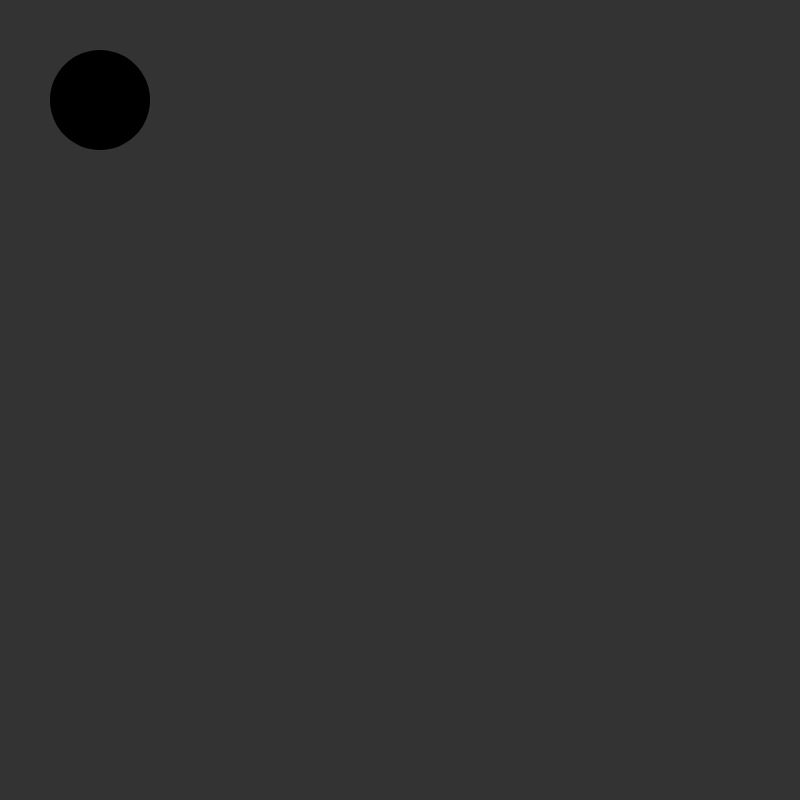
Frame 1 (no input)
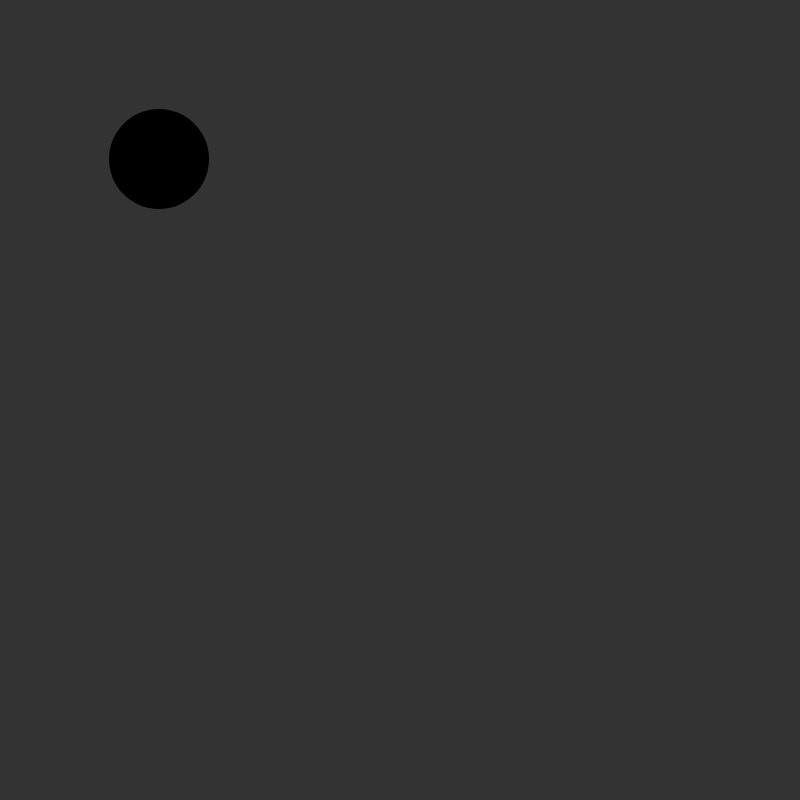
Frame 60 (no input)
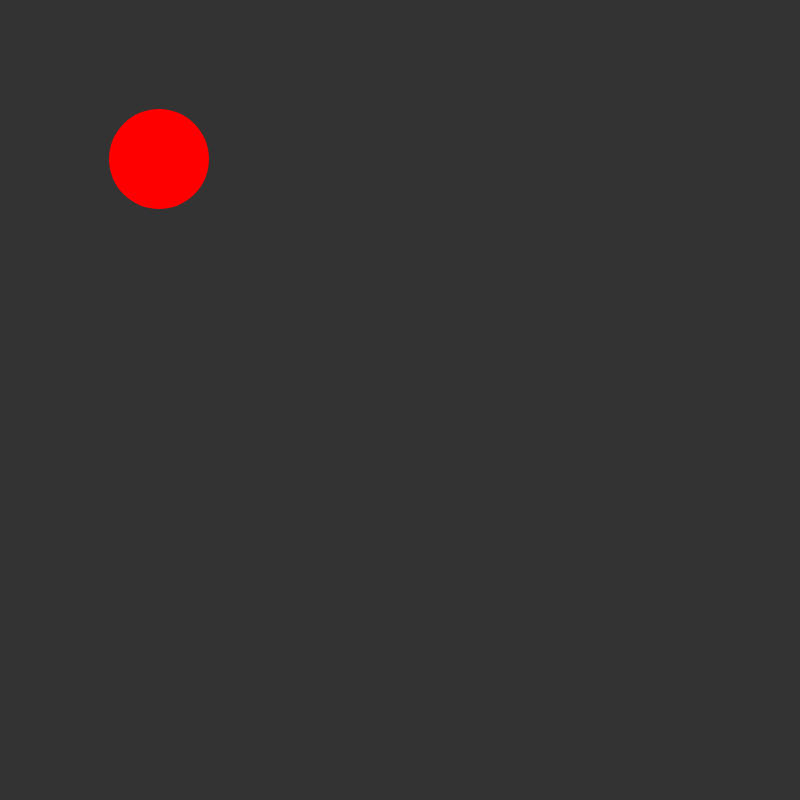
Frame 120 (the mouse pressed at the canvas centre since frame 60)

The p5.js sketch that drew these frames (run headless with seeded random() and noise() and a simulated clock; from frame 60 on, the mouse is pressed at the canvas centre):

// p5.js sketch
// ── sketch.js


let circleX = 100;
let circleY = 100;
let redColor = 0;
let greenColor = 0;
let blueColor = 0;
let xDirection = 1;
let yDirection = 1;
function setup() {
  createCanvas(800, 800);

}

function draw() {
  redColor = mouseX;
  background(51);
  noStroke();
  fill(redColor,greenColor,blueColor);
  // introduction of mouseX and mouseY system variables
  circle(circleX,circleY,100);
  circleX = circleX + 1 * xDirection;
  circleY = circleY + 1 * yDirection;

  if(circleX > width){
    xDirection = -1;
  }
  else if( circleX < 0){
    xDirection = 1;
  }
  if(circleY > height){
    yDirection = -1;
  }
  else if(circleY < 0 ){
    yDirection = 1;
  }

}
function mousePressed(){
  circleY = 100;
  circleX = 100;
}
